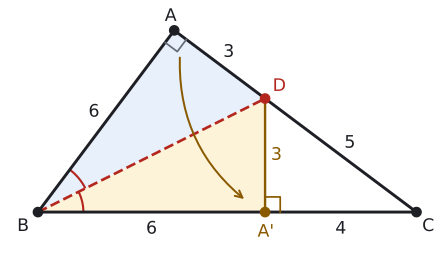

This chart was generated by the following Python code:
import sys; sys.path.insert(0, "tools")
from cizim import *

def uz(P, Q): return round(float(np.linalg.norm(np.asarray(P) - np.asarray(Q))), 3)
def ucgen(a, b, c):
    """|BC|=a, |CA|=b, |AB|=c. B orijinde, C x ekseninde."""
    x = (c**2 - b**2 + a**2) / (2 * a)
    return np.array([x, np.sqrt(c**2 - x**2)]), np.array([0.0, 0.0]), np.array([float(a), 0.0])
def kenar(ax, P, Q, metin, G, d=0.45, renk=YAZI, fs=13):
    P, Q = np.asarray(P, float), np.asarray(Q, float); M = (P + Q) / 2
    u = (Q - P) / np.linalg.norm(Q - P); v = np.array([-u[1], u[0]])
    if np.dot(v, M - np.asarray(G)) < 0: v = -v
    ax.text(*(M + d * v), metin, ha="center", va="center", color=renk, fontsize=fs)
def dik_ayak(P, Q, R):
    """R noktasından PQ doğrusuna inen dikmenin ayağı."""
    u = (Q - P) / np.linalg.norm(Q - P); return P + np.dot(R - P, u) * u

def dik(ax, K, P, Q, s=0.3, renk=SOLUK):
    """K köşesinde KP ile KQ arasındaki dik açı işareti."""
    u = (P - K) / np.linalg.norm(P - K) * s; v = (Q - K) / np.linalg.norm(Q - K) * s
    ax.plot(*zip(K + u, K + u + v, K + v), color=renk, lw=1.3)
def aci_olc(K, P, Q):
    u, v = P - K, Q - K
    return round(float(np.degrees(np.arccos(np.dot(u, v) / np.linalg.norm(u) / np.linalg.norm(v)))), 3)

# Kâğıt ABC: |AB|=6, |AC|=8, |BC|=10 (A dik). [BA], [BC] üzerine katlanır; A, A' noktasına düşer.
# Katlama çizgisi [BD], B'nin açıortayı: |AD|/|DC| = 6/10 -> |AD|=3, |DC|=5. |BA'|=6, |A'C|=4, |A'D|=3.
A, B, C = ucgen(10, 8, 6)
A1 = np.array([6.0, 0.0]); D = A + (C - A) * 3 / 8
print("AD", uz(A, D), "DC", uz(D, C), "A'D", uz(A1, D), "A'C", uz(A1, C), "A", aci_olc(A, B, C), "A'", aci_olc(A1, B, D), "ABD", aci_olc(B, A, D), "DBC", aci_olc(B, D, C))
Gm = (A + B + C) / 3

fig, ax = sekil(5.8, 3.4)
ax.set_aspect("equal"); ax.axis("off")
ax.add_patch(plt.Polygon([A, B, D], color=MAVI_ACIK, lw=0))
ax.add_patch(plt.Polygon([A1, B, D], color=SARI_ACIK, lw=0))
ax.plot(*zip(A, B, C, A), color=YAZI)
ax.plot(*zip(A1, D), color=SARI, lw=1.8)
ax.plot(*zip(B, D), color=KIRMIZI, lw=2, ls="--")
dik(ax, A, B, C, s=0.4); dik(ax, A1, C, D, s=0.4, renk=SARI)
aci(ax, B, A1, D, r=1.2, renk=KIRMIZI); aci(ax, B, D, A, r=1.4, renk=KIRMIZI)
ax.annotate("", xy=A1 + np.array([-0.5, 0.3]), xytext=A + np.array([0.15, -0.65]),
            arrowprops=dict(arrowstyle="->", color=SARI, lw=1.5, connectionstyle="arc3,rad=0.25"))
nokta(ax, *A, "A", dx=-0.25, dy=0.25); nokta(ax, *B, "B", dx=-0.55, dy=-0.5); nokta(ax, *C, "C", dx=0.15, dy=-0.5)
nokta(ax, *D, "D", dx=0.2, dy=0.2, renk=KIRMIZI); nokta(ax, *A1, "A'", dx=-0.2, dy=-0.65, renk=SARI)
kenar(ax, A, B, "6", Gm, d=0.4); kenar(ax, A, D, "3", Gm, d=0.4); kenar(ax, D, C, "5", Gm, d=0.4)
kenar(ax, B, A1, "6", Gm, d=0.45); kenar(ax, A1, C, "4", Gm, d=0.45)
ax.text(*((A1 + D) / 2 + np.array([0.3, 0.0])), "3", color=SARI, fontsize=13, ha="center", va="center")
ax.set_xlim(-0.8, 10.6); ax.set_ylim(-0.9, A[1] + 0.6)
kaydet(fig, __file__)
